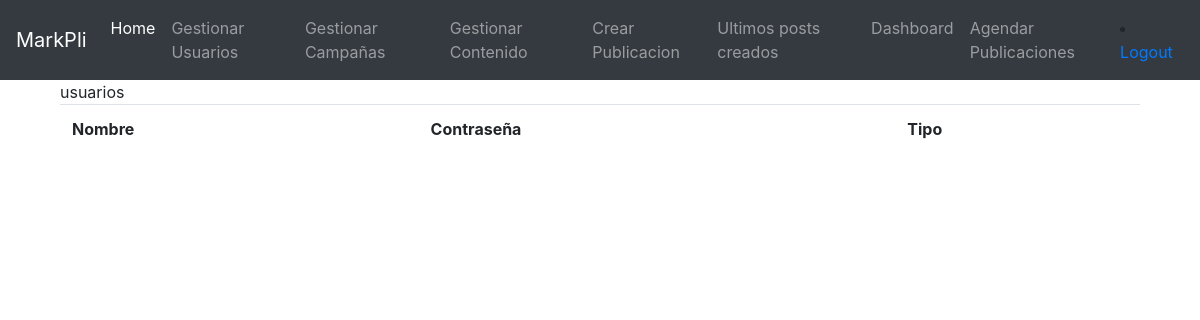
The page /index.php/usuario/mostrar on the database as committed earlier.
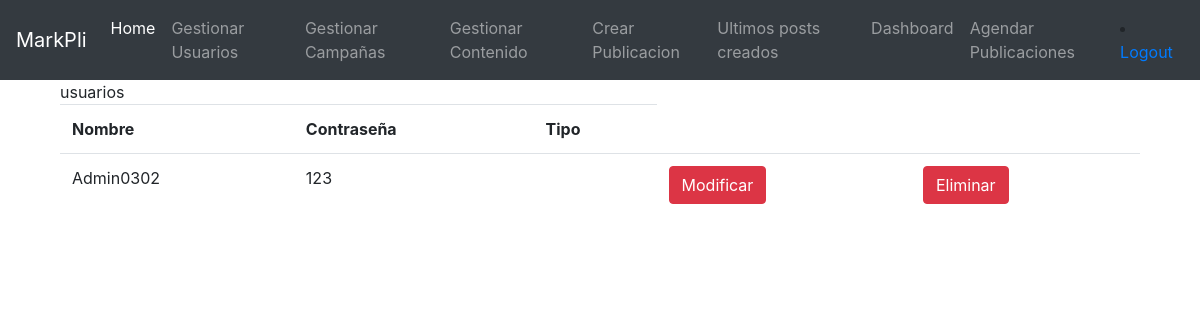
The same page on the database as committed later.
### tables this page shows
CREATE TABLE `usuarios` (
  `id_usuario` int(11) NOT NULL,
  `nick_usuario` varchar(30) DEFAULT NULL,
  `contrasena_usuario` varchar(30) DEFAULT NULL,
  `fecha_alta` timestamp NOT NULL DEFAULT CURRENT_TIMESTAMP ON UPDATE CURRENT_TIMESTAMP,
  `fecha_baja` timestamp NOT NULL DEFAULT '0000-00-00 00:00:00',
  `fid_tipos_usuarios` int(11) NOT NULL
);

### application/controllers/usuario.php (called while the page is built, shortened)
<?php
class usuario extends CI_Controller {
  public function __construct(){
  		$this->load->model('usuario_model');
  }
public function mostrar(){
		$this->load->view('core/header');
		$datos['usuarios']= $this->usuario_model->getUsuarios();
		$this->load->view('usuarios_view.php',$datos);
		$this->load->view('core/footer');
	}
}

### index.php (called while the page is built, shortened)
<?php
require_once BASEPATH.'core/CodeIgniter.php';

### application/models/usuario_model.php (called while the page is built, shortened)
<?php
class usuario_model extends CI_Model {
    function getUsuarios(){
       return $this->db->select("*")->from("usuarios")->get()->result();
    }
}
?>

### application/views/usuarios_view.php (the view, shortened to what this page needs)
<!DOCTYPE html>
<html>
<head>
</head>
   <div id="page-wrapper">
            <div class="container-fluid">
                <div class="panel panel-default">
                      <div class="panel-heading">usuarios</div>
                      <table class="table table-hover">
                        <tr>
                            <th>Nombre</th>
                            <th>Contraseña</th>
                            <th>Tipo</th>
                        </tr>
                        <?php foreach ($usuarios as $usu){
                                     echo '<tr> <td>'.$usu->nick_usuario.'</td><td>'.$usu->contrasena_usuario.'</td><td>'.$usu->tipo_usuario_nombre.'</td>'
                                        ?>
                                            <td>
                                              <form  action="<?php echo site_url('usuario/ModificarUsu/'.$usu->id_usuario);?>">
                                                  <input type="submit" class="btn btn-danger" value="Modificar"></input>
                                              </form>
                                            </td>
                                            <td>
                                                <form method="post" action="<?php echo site_url('usuario/eliminarusuario');?>">
                                                    <input type="submit" class="btn btn-danger" value="Eliminar"></input>
                                                </form>
                                            </td>
                                        <?php '</tr>'; }
                                 ?>
                      </table>
                </div>
            </div>
        </div>
</body>
</html>

Rows that differ between the two databases and show on the page:
added usuarios: nick_usuario "Admin0302", contrasena_usuario "123"
